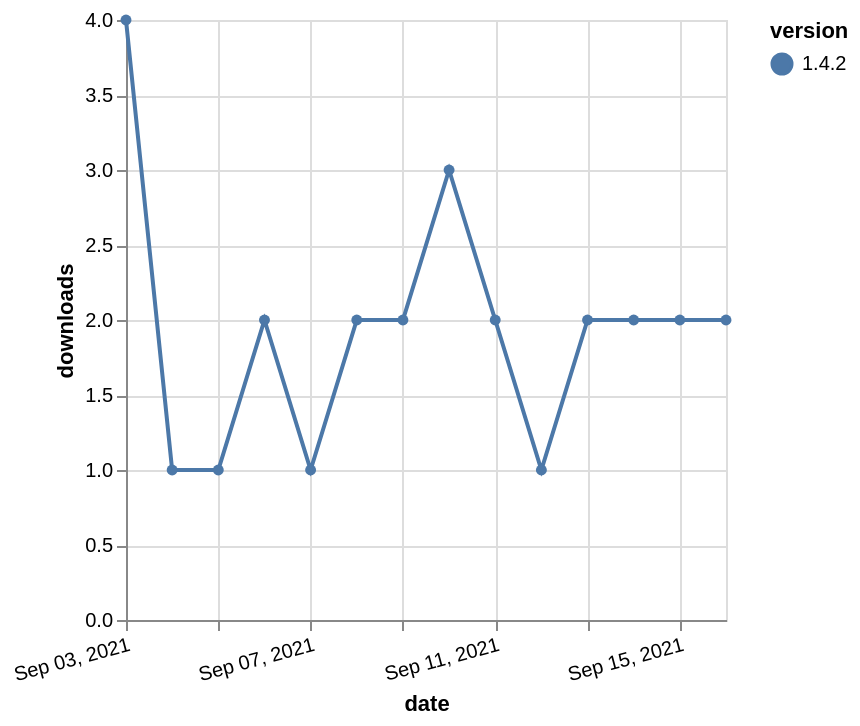

The Vega-Lite source for this figure:
### Vega-Lite specification from a JSON file in a GitHub repository (floating-point values rounded to 4 significant figures)
{"$schema": "https://vega.github.io/schema/vega-lite/v5.json", "description": "A simple bar chart with embedded data.", "data": {"values": [{"date": "2021-09-03", "total": 35, "delta": 4, "version": "1.4.2"}, {"date": "2021-09-04", "total": 36, "delta": 1, "version": "1.4.2"}, {"date": "2021-09-05", "total": 37, "delta": 1, "version": "1.4.2"}, {"date": "2021-09-06", "total": 39, "delta": 2, "version": "1.4.2"}, {"date": "2021-09-07", "total": 40, "delta": 1, "version": "1.4.2"}, {"date": "2021-09-08", "total": 42, "delta": 2, "version": "1.4.2"}, {"date": "2021-09-09", "total": 44, "delta": 2, "version": "1.4.2"}, {"date": "2021-09-10", "total": 47, "delta": 3, "version": "1.4.2"}, {"date": "2021-09-11", "total": 49, "delta": 2, "version": "1.4.2"}, {"date": "2021-09-12", "total": 50, "delta": 1, "version": "1.4.2"}, {"date": "2021-09-13", "total": 52, "delta": 2, "version": "1.4.2"}, {"date": "2021-09-14", "total": 54, "delta": 2, "version": "1.4.2"}, {"date": "2021-09-15", "total": 56, "delta": 2, "version": "1.4.2"}, {"date": "2021-09-16", "total": 58, "delta": 2, "version": "1.4.2"}]}, "width": "container", "mark": {"type": "line", "point": {"filled": true}}, "encoding": {"x": {"field": "date", "type": "temporal", "timeUnit": "yearmonthdate", "title": "date", "axis": {"labelAngle": -15}}, "y": {"field": "delta", "type": "quantitative", "title": "downloads"}, "color": {"field": "version", "type": "nominal"}, "tooltip": {"field": "delta"}}}
